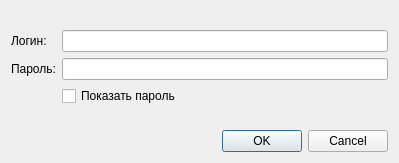
<?xml version="1.0" encoding="UTF-8"?>
<ui version="4.0">
 <class>DialogAutent</class>
 <widget class="QDialog" name="DialogAutent">
  <property name="geometry">
   <rect>
    <x>0</x>
    <y>0</y>
    <width>399</width>
    <height>163</height>
   </rect>
  </property>
  <property name="windowTitle">
   <string>Аутентификация</string>
  </property>
  <property name="windowIcon">
   <iconset theme="dialog-password">
    <normaloff/>
   </iconset>
  </property>
  <layout class="QVBoxLayout" name="verticalLayout">
   <item>
    <spacer name="verticalSpacer_2">
     <property name="orientation">
      <enum>Qt::Vertical</enum>
     </property>
     <property name="sizeHint" stdset="0">
      <size>
       <width>20</width>
       <height>0</height>
      </size>
     </property>
    </spacer>
   </item>
   <item>
    <layout class="QGridLayout" name="gridLayout">
     <item row="1" column="0">
      <widget class="QLabel" name="label_2">
       <property name="text">
        <string>Пароль:</string>
       </property>
      </widget>
     </item>
     <item row="0" column="0">
      <widget class="QLabel" name="label">
       <property name="text">
        <string>Логин:</string>
       </property>
      </widget>
     </item>
     <item row="0" column="1">
      <widget class="QLineEdit" name="editLogin">
       <property name="maxLength">
        <number>64</number>
       </property>
       <property name="clearButtonEnabled">
        <bool>true</bool>
       </property>
      </widget>
     </item>
     <item row="1" column="1">
      <widget class="QLineEdit" name="editPassword">
       <property name="maxLength">
        <number>64</number>
       </property>
       <property name="echoMode">
        <enum>QLineEdit::Password</enum>
       </property>
       <property name="clearButtonEnabled">
        <bool>true</bool>
       </property>
      </widget>
     </item>
     <item row="2" column="1">
      <widget class="QCheckBox" name="buttonPasswordVisible">
       <property name="text">
        <string>Показать пароль</string>
       </property>
       <property name="checkable">
        <bool>true</bool>
       </property>
      </widget>
     </item>
    </layout>
   </item>
   <item>
    <spacer name="verticalSpacer">
     <property name="orientation">
      <enum>Qt::Vertical</enum>
     </property>
     <property name="sizeHint" stdset="0">
      <size>
       <width>20</width>
       <height>0</height>
      </size>
     </property>
    </spacer>
   </item>
   <item>
    <widget class="QDialogButtonBox" name="buttonBox">
     <property name="orientation">
      <enum>Qt::Horizontal</enum>
     </property>
     <property name="standardButtons">
      <set>QDialogButtonBox::Cancel|QDialogButtonBox::Ok</set>
     </property>
    </widget>
   </item>
  </layout>
 </widget>
 <tabstops>
  <tabstop>editLogin</tabstop>
  <tabstop>editPassword</tabstop>
 </tabstops>
 <resources/>
 <connections>
  <connection>
   <sender>buttonBox</sender>
   <signal>rejected()</signal>
   <receiver>DialogAutent</receiver>
   <slot>reject()</slot>
   <hints>
    <hint type="sourcelabel">
     <x>295</x>
     <y>135</y>
    </hint>
    <hint type="destinationlabel">
     <x>286</x>
     <y>149</y>
    </hint>
   </hints>
  </connection>
 </connections>
</ui>
